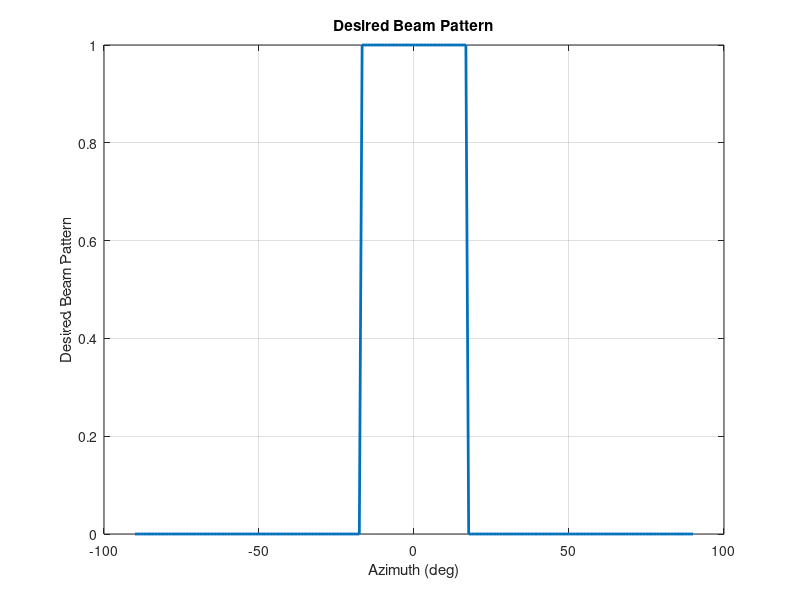

MATLAB code for this plot: (Note: this script raises an error after producing the figure.)
clc;
clear all;
close all;
addpath('./functions');

rng('default');

N = 10;
d = 0.5;
lambda = 2 * d;
Pt = 10;

% ULA 一维阵元位置，单位为 wavelength
pos = ((0:N-1) - (N-1) / 2) * d;
% pos = (0:N-1) * d;
normalizedPos = pos / lambda;

% Targets of interest
theta_est = 0;

theta_grid = linspace(-90, 90, 200);
beamwidth = 35;

% Desired beam pattern
P_des = zeros(size(theta_grid));
idx = false(size(theta_grid));
for i = 1:numel(theta_est)
    idx = idx | theta_grid >= theta_est(i) - beamwidth / 2 & theta_grid <= theta_est(i) + beamwidth / 2;
end
P_des(idx) = 1;

figure(1);
plot(theta_grid, P_des, 'LineWidth', 2);
xlabel('Azimuth (deg)');
ylabel('Desired Beam Pattern');
title('Desired Beam Pattern');
grid on;

A = steeringMatrixULA1D(normalizedPos, theta_grid);
%% A. Squared Error Optimization
Rmmse = helperMMSECovariance(normalizedPos, P_des, theta_grid);
Rmmse = Rmmse * (Pt/N);
P_mmse = abs(diag(A'*Rmmse*A))/(4*pi);

fprintf('trace(Rmmse) = %.6f\n',  trace(Rmmse));

%% A. Squared Error Optimization, 不用 cos(theta) 权重，不做积分归一化，不用 barrier/Newton，直接 CVX 最小化二范数。
[Rmmse1, b] = helperMMSECovariance_direct(normalizedPos, P_des, theta_grid, Pt);
P_mmse1 = abs(diag(A'*Rmmse1*A))/(4*pi);
fprintf('trace(Rmmse1) = %.6f\n',  trace(Rmmse1));

%% B. Maximum Error Optimization
Rminmax = helperMinMaxCovariance(normalizedPos, P_des, theta_grid);
Rminmax = Rminmax * (Pt/N);
P_minmax = abs(diag(A'*Rminmax*A))/(4*pi);

fprintf('trace(Rminmax) = %.6f\n',  trace(Rminmax));

%% Plot Fig
figure(1);
plot(theta_grid, 10 * log10(P_des / max(P_des) + eps), 'LineStyle', '--', 'LineWidth', 2, 'Color', 'k'); hold on;
plot(theta_grid, 10 * log10(P_mmse / max(P_mmse) + eps), 'LineStyle', '--', 'LineWidth', 2, 'Color', 'r'); hold on;
plot(theta_grid, 10 * log10(P_mmse1 / max(P_mmse1) + eps), 'LineStyle', '--', 'LineWidth', 2, 'Color', 'c'); hold on;
plot(theta_grid, 10 * log10(P_minmax / max(P_minmax) + eps), 'LineStyle', '-', 'LineWidth', 2, 'Color', 'b');
xlabel('Azimuth (deg)');
ylabel('Normalized (dB)');
legend('Desired', 'SquaredErrorOptimization', 'myMMSE', 'MaximumErrorOptimization');
ylim([-40 5]);
title('Transmit Beam Pattern');
grid on;


%% 

%===========================================
width = 8;%设置图宽，这个不用改
height = 6;%设置图高，这个不用改
fontsize = 18;%设置图中字体大小
linewidth = 2;%设置线宽，一般大小为2，好看些。1是默认大小
markersize = 10;%标记的大小，按照个人喜好设置。

set(groot, 'defaultAxesFontName', 'Times New Roman');
set(groot, 'defaultTextFontName', 'Times New Roman');
set(groot, 'defaultLegendFontName', 'Times New Roman');
%%========================================================================================
%    开始画图
%%========================================================================================

figure(2);
% fig(h, 'units','inches','width',width, 'height', height, 'font','Times New Roman','fontsize',fontsize);%这是用于裁剪figure的。需要把fig.m文件放在一个文件夹中

%颜色集合，这是默认的八种颜色，颜色的数量可以更改0.101785714285714 0.1699604743083 0.380357142857143 0.798418972332016
ColorSet = [
0       0       0   % 黑色
1       0       0      % 红色
0       0       1      % 蓝色
0       0.5     0   % 深绿色
1       0.75    0.8 % 粉色
0.5     0       0.5  % 紫色
0.5     0.5     0   % 橄榄绿
0       0       0.5 % 深蓝色
0       1       0      % 绿色
1       0       1      % 洋红色
0       1       1      % 青色
1       0.5     0      % 橙色
0.6     0.3     0   % 棕色
0       0       0
0.5     0       0   % 深红色
0.5     0.5     0.5 % 灰色
    ];
%设置循环使用的颜色集合
set(gcf, 'DefaultAxesColorOrder', ColorSet);
% gca表示对axes的设置；  gcf表示对figure的设置
set(gcf, 'Units', 'inches');
% set(gcf, 'Position', [0, 0, width, height]);
set(gcf, 'Color', 'white'); % 设置背景是白色的 原先是灰色的 论文里面不好看
set(gcf, 'Renderer', 'painters');
set(gcf, 'PaperUnits', 'inches');
set(gcf, 'PaperPosition', [0, 0, width, height]);
set(gcf, 'PaperSize', [width, height]);
set(gcf, 'PaperPositionMode', 'manual');

P_des_plot = Pt * P_des / (2 * pi * trapz(deg2rad(theta_grid), P_des .* cosd(theta_grid)));
plot(theta_grid, 10 * log10(P_des_plot + eps), 'LineStyle', '-', 'LineWidth', 2, 'Color', 'k'); hold on;
plot(theta_grid, 10 * log10(P_mmse + eps), 'LineStyle', '--', 'LineWidth', 2, 'Color', 'r'); hold on;
plot(theta_grid, 10 * log10(P_mmse1 + eps), 'LineStyle', '--', 'LineWidth', 2, 'Color', 'c'); hold on;
plot(theta_grid, 10 * log10(P_minmax + eps), 'LineStyle', '-', 'LineWidth', 2, 'Color', 'b');

%-------------------------------------------------------------------

% 设置坐标轴的数字大小，包括xlabel/ylabel文字(坐标轴标注)大小.同时影响图例、标题等,除非它们被单独设置。
% 所以一开始就使用这行先设置刻度字体字号，然后在后面在单独设置坐标轴标注、图例、标题等的 字体字号。
set(gca, 'FontSize',fontsize,'FontName','Times New Roman');

h_legend = legend('Desired', 'SquaredErrorOptimization', 'ProposedSquaredErrorOptim', 'MaximumErrorOptimization', 'Interpreter','latex');  %图例，与上面的曲线先后对应

legendsize = 12;
set(h_legend,'FontName','Times New Roman','FontSize',legendsize,'FontWeight','normal','LineWidth',1,'Location','NorthEast');
set(h_legend,'Interpreter','latex') %  'box','off');
% h_legend.Interpreter = 'latex';
labelsize = 18;
xlabel('$\theta^{\circ}$','FontName','Times New Roman','FontSize',labelsize,'FontWeight','normal','Color','k','Interpreter','latex');%横坐标标号,坐标轴label字体、字体大小
ylabel('Beampattern (dB)','FontName','Times New Roman','FontSize',labelsize,'FontWeight','normal','Color','k','Interpreter','latex');%纵坐标标号，坐标轴label字体、字体大小

axis([-90 90 -40 10]);         % 横纵坐标范围

%----- Grid 设置----------------
grid on;
set(gca,'GridLineStyle', '--', 'Gridalpha',0.2, 'LineWidth', 1, 'GridLineWidth', 0.5, 'Layer','bottom');

%--------- savefig-------------
set(gca, 'Units', 'normalized');
set(gca, 'Position', [0.11, 0.12, 0.87, 0.86]);

print(gcf, 'Fig_3_1.pdf', '-dpdf', '-vector');
